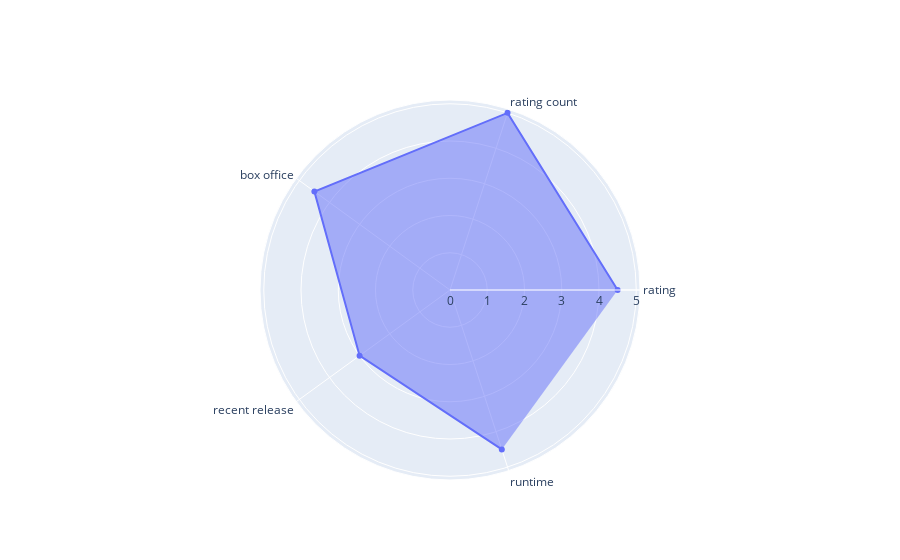

Notebook code cell kept with this figure:
### Markdown cell above
# Matrix

### Code cell
import plotly.graph_objects as go

fig = go.Figure(data=go.Scatterpolar(
  r=[4.5, 5, 4.5, 3, 4.5],
  theta=['rating','rating count','box office', 'recent release',
           'runtime'],
  fill='toself'
))

fig.update_layout(
  polar=dict(
    radialaxis=dict(
      visible=True
    ),
  ),
  showlegend=False
)
fig.show()

### Figure 1 — Plotly figure (JSON) as saved in the notebook; plotly's stock layout.template omitted (floating-point values rounded to 4 significant figures)
{"data": [{"fill": "toself", "r": [4.5, 5, 4.5, 3, 4.5], "theta": ["rating", "rating count", "box office", "recent release", "runtime"], "type": "scatterpolar"}], "layout": {"polar": {"radialaxis": {"visible": true}}, "showlegend": false}}
